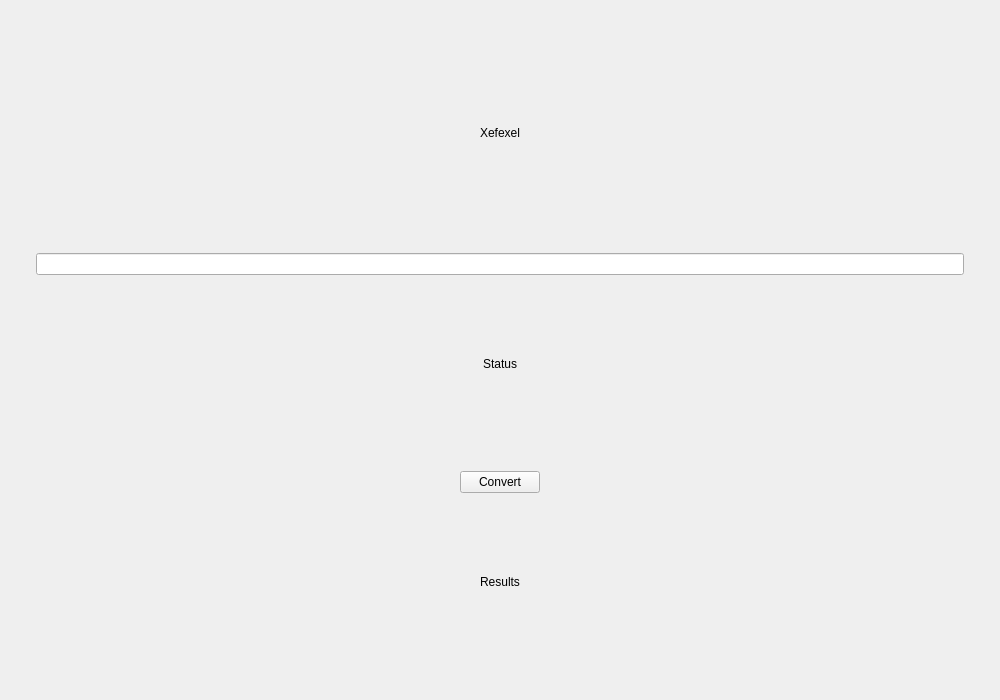
<?xml version="1.0" encoding="UTF-8"?>
<ui version="4.0">
 <class>MainWindow</class>
 <widget class="QMainWindow" name="MainWindow">
  <property name="geometry">
   <rect>
    <x>0</x>
    <y>0</y>
    <width>1000</width>
    <height>700</height>
   </rect>
  </property>
  <property name="windowTitle">
   <string>Xefexel</string>
  </property>
  <widget class="QWidget" name="centralwidget">
   <layout class="QHBoxLayout" name="horizontalLayout_2">
    <item>
     <widget class="QWidget" name="horLayout" native="true">
      <layout class="QHBoxLayout" name="horizontalLayout">
       <item>
        <widget class="QWidget" name="verLayout" native="true">
         <layout class="QVBoxLayout" name="verticalLayout">
          <item alignment="Qt::AlignmentFlag::AlignHCenter">
           <widget class="QWidget" name="topWidget" native="true">
            <layout class="QVBoxLayout" name="verticalLayout_4">
             <item>
              <widget class="QLabel" name="titleLabel">
               <property name="text">
                <string>Xefexel</string>
               </property>
              </widget>
             </item>
            </layout>
           </widget>
          </item>
          <item>
           <widget class="QWidget" name="midWidget" native="true">
            <layout class="QVBoxLayout" name="verticalLayout_2">
             <item>
              <widget class="QLineEdit" name="urlLine"/>
             </item>
             <item>
              <widget class="QLabel" name="statusLabel">
               <property name="text">
                <string>Status</string>
               </property>
               <property name="alignment">
                <set>Qt::AlignmentFlag::AlignCenter</set>
               </property>
              </widget>
             </item>
            </layout>
           </widget>
          </item>
          <item alignment="Qt::AlignmentFlag::AlignHCenter">
           <widget class="QWidget" name="bottomWidget" native="true">
            <layout class="QVBoxLayout" name="verticalLayout_3">
             <item>
              <widget class="QPushButton" name="convertButton">
               <property name="text">
                <string>Convert</string>
               </property>
              </widget>
             </item>
             <item>
              <widget class="QLabel" name="resultLabel">
               <property name="text">
                <string>Results</string>
               </property>
               <property name="alignment">
                <set>Qt::AlignmentFlag::AlignCenter</set>
               </property>
              </widget>
             </item>
            </layout>
           </widget>
          </item>
         </layout>
        </widget>
       </item>
      </layout>
     </widget>
    </item>
   </layout>
  </widget>
 </widget>
 <resources/>
 <connections/>
</ui>
